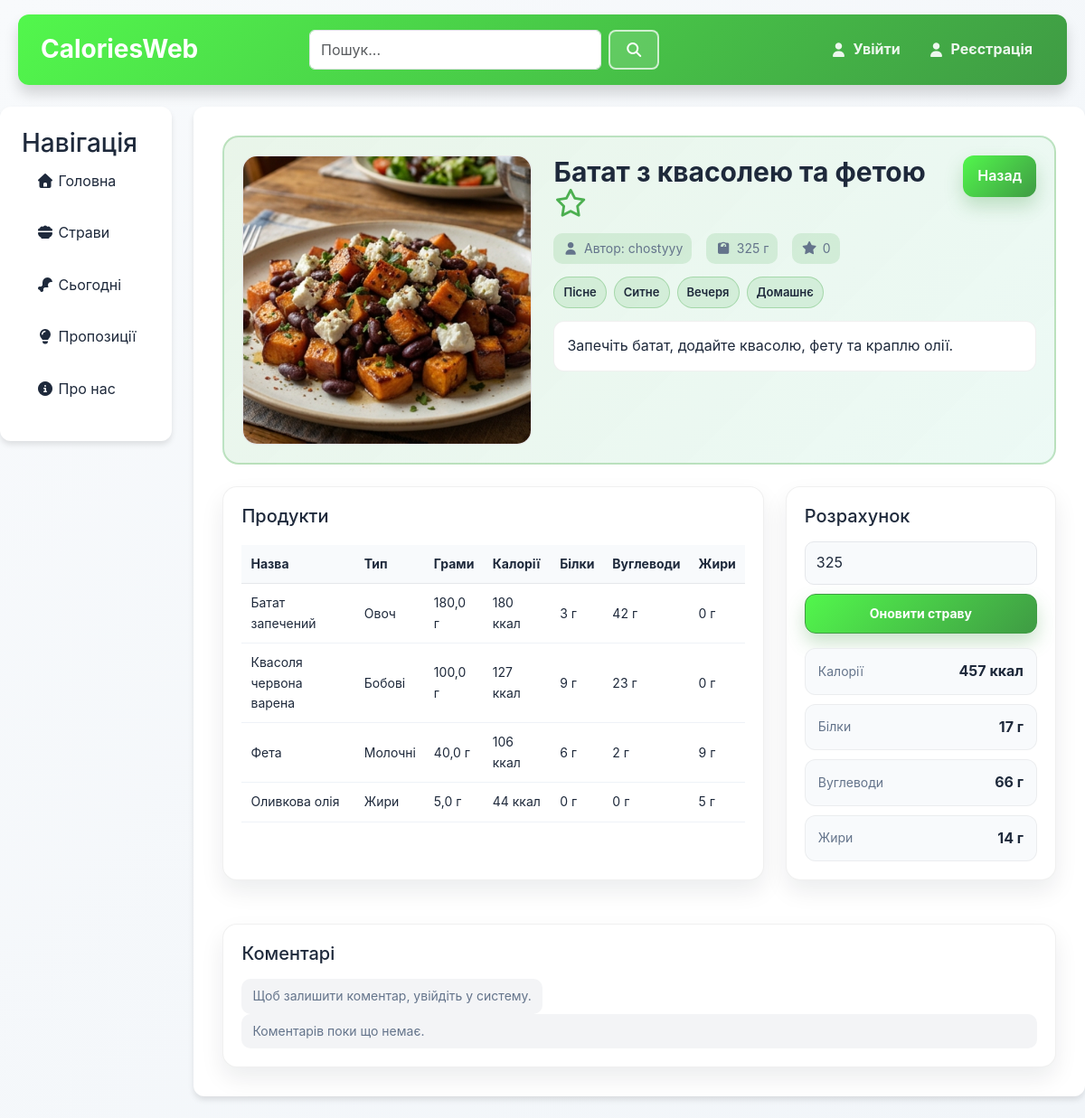
Page /meals/3004/ on the committed database.
### meals/models.py (models this page shows, shortened)
class Meal(models.Model):
    name = models.CharField(max_length=100)
    grams = models.PositiveIntegerField(default=100)
    recipe = models.TextField(null=True)
    link = models.URLField(null=True)
    author = models.ForeignKey(User, on_delete=models.CASCADE)
    image = models.ImageField(default='fallback.png', null=True, blank=True)
    popularity = models.IntegerField()
    def __str__(self):
        return self.name

class Tag(models.Model):
    name = models.CharField(max_length=50)
    type = models.CharField(max_length=50, null=True)
    def __str__(self):
        return self.name

class MealProducts(models.Model):
    meal = models.ForeignKey("Meal", on_delete=models.CASCADE)
    food = models.ForeignKey("Food", on_delete=models.CASCADE)
    grams = models.FloatField()

class Food(models.Model):
    name = models.CharField(max_length=100)
    type = models.CharField(max_length=50)
    grams = models.FloatField()
    calories = models.IntegerField()
    protein = models.FloatField()
    carbs = models.FloatField()
    fats = models.FloatField()

### meals/views.py (the view, shortened to what this page needs)
# urls.py: path('<int:meal_id>/', views.meal_detail, name='meal_detail'),
def meal_detail(request, meal_id):
    meal = get_object_or_404(Meal, id=meal_id)
    user_details = _get_user_details(request.user)
    all_tags = Tag.objects.order_by("type", "name")
    meal_tag_ids = set(MealTag.objects.filter(meal=meal).values_list("tag_id", flat=True))
    grouped_tags_for_edit = []
    for tag in all_tags:
        group_name = (tag.type or "Інше").strip() if tag.type else "Інше"
        if grouped_tags_for_edit and grouped_tags_for_edit[-1]["type"] == group_name:
            grouped_tags_for_edit[-1]["tags"].append(tag)
        else:
            grouped_tags_for_edit.append({
                "type": group_name,
                "tags": [tag],
            })
    pending_verification = None
    if request.user.is_authenticated and request.user == meal.author:
        pending_verification = MealVerification.objects.filter(
            original_meal=meal,
            status__in=["draft", "pending"],
        ).order_by("-created_at").first()
    cpfc = {
        "calories": 0,
        "protein": 0,
        "carbs": 0,
        "fats": 0
    }
    meal_products = MealProducts.objects.filter(meal_id=meal_id)
    grams = meal.grams
    if request.method == "POST" and request.POST.get("action") == "recalc":
        try:
            grams = int(request.POST.get("grams", meal.grams))
        except (TypeError, ValueError):
            grams = meal.grams
    for mp in meal_products:
        food = Food.objects.get(id=mp.food_id)
        cpfc["calories"] += food.calories / food.grams * mp.grams
        cpfc["protein"] += food.protein / food.grams * mp.grams
        cpfc["carbs"] += food.carbs / food.grams * mp.grams
        cpfc["fats"] += food.fats / food.grams * mp.grams
    cpfc["calories"] = round(cpfc["calories"]/meal.grams*grams)
    cpfc["protein"] = round(cpfc["protein"]/meal.grams*grams)
    cpfc["carbs"] = round(cpfc["carbs"]/meal.grams*grams)
    cpfc["fats"] = round(cpfc["fats"]/meal.grams*grams)
    data = {
        "meal": meal,
        "cpfc": cpfc,
        "grams": grams,
        "is_favorite": request.user.is_authenticated and MealFavorites.objects.filter(user=request.user, meal=meal).exists(),
        "meal_tags": Tag.objects.filter(mealtag__meal=meal).order_by("type", "name"),
        "grouped_tags_for_edit": grouped_tags_for_edit,
        "meal_tag_ids": meal_tag_ids,
        "pending_verification": pending_verification,
        "comments": MealComment.objects.filter(meal=meal).select_related("user", "user__details").order_by("-created_at"),
        "user_details": user_details,
    }
    print(data)
    return render(request, "meals/mealItemDetailed.html", data)

### main/context_processors.py (called while the page is built, shortened)
def role_context(request):
    if not request.user.is_authenticated:
        return {
            "is_admin": False,
            "is_manager": False,
            "manager_request_allowed": False,
            "manager_request_reason": "",
        }

### meals/views.py (called while the page is built)
def _get_user_details(user):
    if not user.is_authenticated:
        return None
    return getattr(user, "details", None)

### meals/templates/meals/mealItemDetailed.html (shortened to what this page needs)
{% extends "main/layout.html" %}
{% load static %}
{% block extra_css %}
    <link rel="stylesheet" href="{% static 'meals/css/meal_detail.css' %}">
{% endblock %}
{% block content %}
<div class="meal-detail">
    <div class="meal-detail-hero">
        <div class="meal-detail-media">
            {% if meal.image and meal.image.url %}
                <img src="{{ meal.image.url }}" alt="{{ meal.name }}">
            {% else %}
                <div class="meal-detail-placeholder">
                    <i class="fas fa-utensils"></i>
                </div>
            {% endif %}
        </div>
        <div class="meal-detail-info">
            <div class="meal-detail-header">
                <h1>{{ meal.name }}
                    {% if user.is_authenticated and is_favorite %}
                        <span class="meal-add-to-favorites"><a href="{% url 'meals:toggle_favorite' meal.id %}"><i class="fa-solid fa-star"></i></a></span>
                    {% else %}
                        <span class="meal-add-to-favorites"><a href="{% url 'meals:toggle_favorite' meal.id %}"><i class="fa-regular fa-star"></i></a></span>
                    {% endif %}
                </h1>
                <div class="meal-detail-header-actions">
                    <button class="meal-detail-back" type="button" onclick="window.history.back()">Назад</button>
                </div>
            </div>
            <div class="meal-detail-meta">
                <span><i class="fas fa-user"></i> Автор: {{ meal.author }}</span>
                <span><i class="fas fa-weight"></i> {{ meal.grams }} г</span>
                <span><i class="fas fa-star"></i> {{ meal.popularity }}</span>
            </div>
            <div class="meal-detail-tags">
                {% for tag in meal_tags %}
                    <span class="meal-detail-tag">{{ tag.name }}</span>
                {% empty %}
                    <span class="meal-detail-tags-empty">Теги не додані</span>
                {% endfor %}
            </div>
            {% if meal.recipe %}
                <p class="meal-detail-recipe">{{ meal.recipe }}</p>
            {% endif %}
        </div>
    </div>
    <div class="meal-detail-grid">
        <section class="meal-detail-card">
            <h3>Продукти</h3>
            <div class="meal-detail-table-wrap">
                <table class="meal-detail-table">
                    <tr>
                        <th>Назва</th>
                        <th>Тип</th>
                        <th>Грами</th>
                        <th>Калорії</th>
                        <th>Білки</th>
                        <th>Вуглеводи</th>
                        <th>Жири</th>
                    </tr>
                {% for item in meal.mealproducts_set.all %}
                    <tr>
                        <td>{{ item.food.name }}</td>
                        <td>{{ item.food.type }}</td>
                        <td>{{ item.grams }} г</td>
                        <td>{% widthratio item.food.calories item.food.grams item.grams %} ккал</td>
                        <td>{% widthratio item.food.protein item.food.grams item.grams %} г</td>
                        <td>{% widthratio item.food.carbs item.food.grams item.grams %} г</td>
                        <td>{% widthratio item.food.fats item.food.grams item.grams %} г</td>
                    </tr>
                {% empty %}
                    <tr>
                        <td colspan="7">Продукти ще не додані.</td>
                    </tr>
                {% endfor %}
                </table>
            </div>
        </section>
        <section class="meal-detail-card">
            <h3>Розрахунок</h3>
            <form method="post" action="{% url 'meals:meal_detail' meal.id %}" class="meal-detail-calc">
                <div class="meal-detail-calc-row">
                    <input type="number" name="grams" value="{{ grams }}" class="meal-detail-input">
                    <button class="meal-detail-submit" type="submit">Оновити страву</button>
                </div>
            </form>
            <div class="meal-detail-totals">
                <div class="meal-detail-total">
                    <span>Калорії</span>
                    <strong>{{ cpfc.calories }} ккал</strong>
                </div>
                <div class="meal-detail-total">
                    <span>Білки</span>
                    <strong>{{ cpfc.protein }} г</strong>
                </div>
                <div class="meal-detail-total">
                    <span>Вуглеводи</span>
                    <strong>{{ cpfc.carbs }} г</strong>
                </div>
                <div class="meal-detail-total">
                    <span>Жири</span>
                    <strong>{{ cpfc.fats }} г</strong>
                </div>
            </div>
        </section>
    </div>
    <section class="meal-detail-card meal-detail-comments">
        <h3>Коментарі</h3>
        {% if user.is_authenticated %}
            <form method="post" class="meal-comment-form">
                {% csrf_token %}
                <input type="hidden" name="action" value="add_comment">
                <textarea name="comment" class="meal-edit-input meal-edit-textarea" placeholder="Залиште коментар..."></textarea>
                <button class="meal-detail-submit" type="submit">Надіслати</button>
            </form>
        {% else %}
            <p class="meal-detail-note">Щоб залишити коментар, увійдіть у систему.</p>
        {% endif %}
        <div class="meal-comment-list">
            {% for comment in comments %}
                <div class="meal-comment">
                    <div class="meal-comment-header">
                        <div class="meal-comment-author">
                            <a href="{% url 'user:user_detail' comment.user.id %}" class="meal-comment-author-link">
                                {{ comment.user.username }}
                            </a>
                            {% if comment.user.details.role == "manager" %}
                                <span class="meal-comment-badge meal-comment-badge--manager">Менеджер</span>
                            {% endif %}
                        </div>
                        <span>{{ comment.created_at|date:"d.m.Y H:i" }}</span>
                    </div>
                    <p>{{ comment.text }}</p>
                </div>
            {% empty %}
                <p class="meal-detail-note">Коментарів поки що немає.</p>
            {% endfor %}
        </div>
    </section>
</div>
{% endblock %}

### main/static/main/css/main.css (style rules this page uses)
* { box-sizing: border-box; }
html { -webkit-text-size-adjust: 100%; text-size-adjust: 100%; }
body, h1, h2, h3, h4, h5, h6, p, ul, ol, dl, dd, figure, blockquote, pre { margin: 0; }
img, picture, video, canvas, svg { display: block; max-width: 100%; }
input, button, textarea, select { font: inherit; }
input, textarea, select { color: inherit; }
:root { --primary: #4caf50; --primary-dark: #3f9b44; --primary-light: #8fd9a0; --primary-gradient: linear-gradient(135deg, #52f74c 0%, #3f9b44 100%); --primary-rgb: 76, 175, 80; --primary-dark-rgb: 63, 155, 68; --secondary: #ec4899; --accent: #f59e0b; --success: #10b981; --success-rgb: 16, 185, 129; --warning: #f59e0b; --warning-rgb: 245, 158, 11; --warning-light-rgb: 251, 191, 36; --neutral: #94a3b8; --neutral-rgb: 148, 163, 184; --slate-rgb: 100, 116, 139; --danger: #ef4444; --danger-bg: #fff4f4; --danger-soft: #fee2e2; --danger-border: #fecaca; --danger-ink: #991b1b; --danger-ink-dark: #7f1d1d; --white: #ffffff; --surface-muted: #f3f4f6; --bg-light: #f8fafc; --bg-page-end: #f1f5f9; --text-dark: #1e293b; --text-gray: #64748b; --border: #e2e8f0; --line: #e5e7eb; --line-soft: #eef2f7; --shadow-sm: 0 1px 2px rgba(0, 0, 0, 0.05); --shadow-md: 0 4px 6px rgba(0, 0, 0, 0.1); --shadow-lg: 0 10px 15px rgba(0, 0, 0, 0.15); }
body { background: linear-gradient(135deg, var(--bg-light) 0%, var(--bg-page-end) 100%); margin: 0; font-family: -apple-system, BlinkMacSystemFont, 'Segoe UI', Roboto, Oxygen, Ubuntu, Cantarell, sans-serif; color: var(--text-dark); line-height: 1.6; }
.main-content h1 { color: var(--primary); margin-bottom: 8px; font-weight: 700; }
a { color: var(--primary); text-decoration: none; transition: color 0.3s ease; }

### rows in the picture
Meal: image (picture), name "Батат з квасолею та фетою", author "chostyyy", grams "325", popularity "0", recipe "Запечіть батат, додайте квасолю, фету та краплю олії."
Tag: name "Пісне"
Tag: name "Ситне"
Tag: name "Вечеря"
Tag: name "Домашнє"
MealProducts: food.name "Батат запечений", food.type "Овоч", grams "180,0", food+grams "180", food+grams "3", food+grams "42", food+grams "0"
MealProducts: food.name "Квасоля червона варена", food.type "Бобові", grams "100,0", food+grams "127", food+grams "9", food+grams "23", food+grams "0"
MealProducts: food.name "Фета", food.type "Молочні", grams "40,0", food+grams "106", food+grams "6", food+grams "2", food+grams "9"
MealProducts: food.name "Оливкова олія", food.type "Жири", grams "5,0", food+grams "44", food+grams "0", food+grams "5"

### other values in the picture
{{ cpfc.calories }} "457"
{{ cpfc.protein }} "17"
{{ cpfc.carbs }} "66"
{{ cpfc.fats }} "14"
